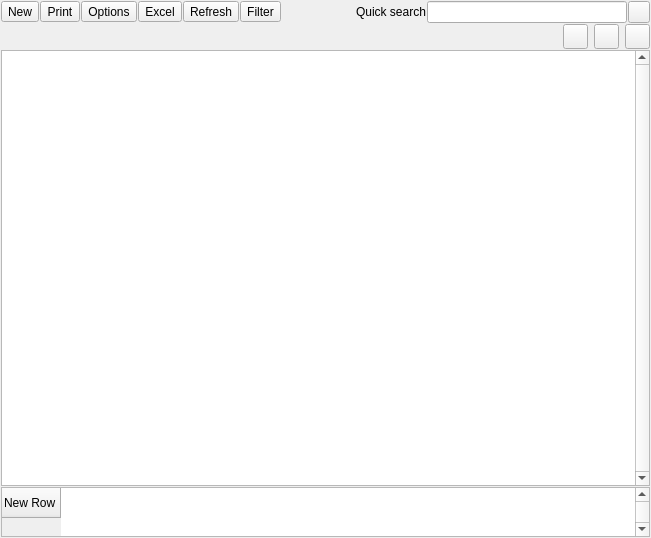
<?xml version="1.0" encoding="UTF-8"?>
<ui version="4.0">
 <class>WReportGrid</class>
 <widget class="QWidget" name="WReportGrid">
  <property name="geometry">
   <rect>
    <x>0</x>
    <y>0</y>
    <width>651</width>
    <height>538</height>
   </rect>
  </property>
  <property name="minimumSize">
   <size>
    <width>0</width>
    <height>0</height>
   </size>
  </property>
  <property name="maximumSize">
   <size>
    <width>2222</width>
    <height>2222</height>
   </size>
  </property>
  <property name="windowTitle">
   <string>Form</string>
  </property>
  <layout class="QVBoxLayout" name="verticalLayout">
   <property name="spacing">
    <number>1</number>
   </property>
   <property name="leftMargin">
    <number>1</number>
   </property>
   <property name="topMargin">
    <number>1</number>
   </property>
   <property name="rightMargin">
    <number>1</number>
   </property>
   <property name="bottomMargin">
    <number>1</number>
   </property>
   <item>
    <widget class="QWidget" name="wToolbar" native="true">
     <property name="sizePolicy">
      <sizepolicy hsizetype="Preferred" vsizetype="Minimum">
       <horstretch>0</horstretch>
       <verstretch>0</verstretch>
      </sizepolicy>
     </property>
     <property name="minimumSize">
      <size>
       <width>0</width>
       <height>0</height>
      </size>
     </property>
     <property name="maximumSize">
      <size>
       <width>16777215</width>
       <height>2222</height>
      </size>
     </property>
     <layout class="QHBoxLayout" name="horizontalLayout">
      <property name="spacing">
       <number>1</number>
      </property>
      <property name="leftMargin">
       <number>0</number>
      </property>
      <property name="topMargin">
       <number>0</number>
      </property>
      <property name="rightMargin">
       <number>0</number>
      </property>
      <property name="bottomMargin">
       <number>0</number>
      </property>
      <item>
       <widget class="QToolButton" name="btnNew">
        <property name="focusPolicy">
         <enum>Qt::NoFocus</enum>
        </property>
        <property name="text">
         <string>New</string>
        </property>
        <property name="icon">
         <iconset resource="res.qrc">
          <normaloff>:/images/new.png</normaloff>:/images/new.png</iconset>
        </property>
        <property name="toolButtonStyle">
         <enum>Qt::ToolButtonTextUnderIcon</enum>
        </property>
       </widget>
      </item>
      <item>
       <widget class="QToolButton" name="btnPrint">
        <property name="focusPolicy">
         <enum>Qt::NoFocus</enum>
        </property>
        <property name="text">
         <string>Print</string>
        </property>
        <property name="icon">
         <iconset resource="res.qrc">
          <normaloff>:/images/printer.png</normaloff>:/images/printer.png</iconset>
        </property>
        <property name="toolButtonStyle">
         <enum>Qt::ToolButtonTextUnderIcon</enum>
        </property>
       </widget>
      </item>
      <item>
       <widget class="QToolButton" name="btnConfigGrid">
        <property name="focusPolicy">
         <enum>Qt::NoFocus</enum>
        </property>
        <property name="text">
         <string>Options</string>
        </property>
        <property name="icon">
         <iconset resource="res.qrc">
          <normaloff>:/images/settings.png</normaloff>:/images/settings.png</iconset>
        </property>
        <property name="toolButtonStyle">
         <enum>Qt::ToolButtonTextUnderIcon</enum>
        </property>
       </widget>
      </item>
      <item>
       <widget class="QToolButton" name="btnExcel">
        <property name="focusPolicy">
         <enum>Qt::NoFocus</enum>
        </property>
        <property name="text">
         <string>Excel</string>
        </property>
        <property name="icon">
         <iconset resource="res.qrc">
          <normaloff>:/images/excel.png</normaloff>:/images/excel.png</iconset>
        </property>
        <property name="toolButtonStyle">
         <enum>Qt::ToolButtonTextUnderIcon</enum>
        </property>
       </widget>
      </item>
      <item>
       <widget class="QToolButton" name="btnRefresh">
        <property name="focusPolicy">
         <enum>Qt::NoFocus</enum>
        </property>
        <property name="text">
         <string>Refresh</string>
        </property>
        <property name="icon">
         <iconset resource="res.qrc">
          <normaloff>:/images/refresh.png</normaloff>:/images/refresh.png</iconset>
        </property>
        <property name="toolButtonStyle">
         <enum>Qt::ToolButtonTextUnderIcon</enum>
        </property>
       </widget>
      </item>
      <item>
       <widget class="QToolButton" name="btnFilter">
        <property name="focusPolicy">
         <enum>Qt::NoFocus</enum>
        </property>
        <property name="text">
         <string>Filter</string>
        </property>
        <property name="icon">
         <iconset resource="res.qrc">
          <normaloff>:/images/funnel.png</normaloff>:/images/funnel.png</iconset>
        </property>
        <property name="toolButtonStyle">
         <enum>Qt::ToolButtonTextUnderIcon</enum>
        </property>
       </widget>
      </item>
      <item>
       <layout class="QHBoxLayout" name="hlToolbar">
        <property name="spacing">
         <number>2</number>
        </property>
       </layout>
      </item>
      <item>
       <spacer name="spacer">
        <property name="orientation">
         <enum>Qt::Horizontal</enum>
        </property>
        <property name="sizeHint" stdset="0">
         <size>
          <width>986</width>
          <height>20</height>
         </size>
        </property>
       </spacer>
      </item>
      <item>
       <widget class="QLabel" name="label">
        <property name="text">
         <string>Quick search</string>
        </property>
       </widget>
      </item>
      <item>
       <widget class="QLineEdit" name="leQuickSearch">
        <property name="minimumSize">
         <size>
          <width>200</width>
          <height>0</height>
         </size>
        </property>
        <property name="focusPolicy">
         <enum>Qt::ClickFocus</enum>
        </property>
       </widget>
      </item>
      <item>
       <widget class="QPushButton" name="btnClearQuickSearch">
        <property name="minimumSize">
         <size>
          <width>22</width>
          <height>22</height>
         </size>
        </property>
        <property name="maximumSize">
         <size>
          <width>22</width>
          <height>22</height>
         </size>
        </property>
        <property name="focusPolicy">
         <enum>Qt::NoFocus</enum>
        </property>
        <property name="text">
         <string/>
        </property>
        <property name="icon">
         <iconset resource="res.qrc">
          <normaloff>:/images/remove_filter.png</normaloff>:/images/remove_filter.png</iconset>
        </property>
        <property name="iconSize">
         <size>
          <width>12</width>
          <height>12</height>
         </size>
        </property>
       </widget>
      </item>
     </layout>
    </widget>
   </item>
   <item>
    <widget class="QWidget" name="wFilter" native="true">
     <property name="sizePolicy">
      <sizepolicy hsizetype="Preferred" vsizetype="Expanding">
       <horstretch>0</horstretch>
       <verstretch>0</verstretch>
      </sizepolicy>
     </property>
     <property name="styleSheet">
      <string notr="true"/>
     </property>
     <layout class="QHBoxLayout" name="horizontalLayout_2">
      <property name="sizeConstraint">
       <enum>QLayout::SetMinimumSize</enum>
      </property>
      <property name="leftMargin">
       <number>0</number>
      </property>
      <property name="topMargin">
       <number>0</number>
      </property>
      <property name="rightMargin">
       <number>0</number>
      </property>
      <property name="bottomMargin">
       <number>0</number>
      </property>
      <item>
       <widget class="QWidget" name="widget" native="true">
        <property name="sizePolicy">
         <sizepolicy hsizetype="Preferred" vsizetype="Expanding">
          <horstretch>0</horstretch>
          <verstretch>0</verstretch>
         </sizepolicy>
        </property>
        <property name="styleSheet">
         <string notr="true"/>
        </property>
        <layout class="QHBoxLayout" name="horizontalLayout_3">
         <property name="leftMargin">
          <number>0</number>
         </property>
         <property name="topMargin">
          <number>0</number>
         </property>
         <property name="rightMargin">
          <number>0</number>
         </property>
         <property name="bottomMargin">
          <number>0</number>
         </property>
         <item>
          <layout class="QHBoxLayout" name="filterLayout">
           <property name="sizeConstraint">
            <enum>QLayout::SetDefaultConstraint</enum>
           </property>
           <property name="leftMargin">
            <number>1</number>
           </property>
           <property name="topMargin">
            <number>2</number>
           </property>
           <property name="rightMargin">
            <number>1</number>
           </property>
           <property name="bottomMargin">
            <number>2</number>
           </property>
          </layout>
         </item>
        </layout>
        <zorder></zorder>
       </widget>
      </item>
      <item>
       <widget class="QPushButton" name="btnApplyFilter">
        <property name="minimumSize">
         <size>
          <width>25</width>
          <height>25</height>
         </size>
        </property>
        <property name="maximumSize">
         <size>
          <width>25</width>
          <height>25</height>
         </size>
        </property>
        <property name="text">
         <string/>
        </property>
        <property name="icon">
         <iconset resource="res.qrc">
          <normaloff>:/images/goto.png</normaloff>:/images/goto.png</iconset>
        </property>
       </widget>
      </item>
      <item>
       <widget class="QPushButton" name="btnHelp">
        <property name="minimumSize">
         <size>
          <width>25</width>
          <height>25</height>
         </size>
        </property>
        <property name="maximumSize">
         <size>
          <width>25</width>
          <height>25</height>
         </size>
        </property>
        <property name="text">
         <string/>
        </property>
        <property name="icon">
         <iconset resource="res.qrc">
          <normaloff>:/images/help.png</normaloff>:/images/help.png</iconset>
        </property>
       </widget>
      </item>
      <item>
       <widget class="QPushButton" name="btnHideFilter">
        <property name="minimumSize">
         <size>
          <width>25</width>
          <height>25</height>
         </size>
        </property>
        <property name="maximumSize">
         <size>
          <width>25</width>
          <height>25</height>
         </size>
        </property>
        <property name="focusPolicy">
         <enum>Qt::NoFocus</enum>
        </property>
        <property name="text">
         <string/>
        </property>
        <property name="icon">
         <iconset resource="res.qrc">
          <normaloff>:/images/cancel.png</normaloff>:/images/cancel.png</iconset>
        </property>
       </widget>
      </item>
     </layout>
    </widget>
   </item>
   <item>
    <widget class="QTableView" name="tblMain">
     <property name="sizePolicy">
      <sizepolicy hsizetype="Expanding" vsizetype="Expanding">
       <horstretch>0</horstretch>
       <verstretch>3</verstretch>
      </sizepolicy>
     </property>
     <property name="focusPolicy">
      <enum>Qt::NoFocus</enum>
     </property>
     <property name="verticalScrollBarPolicy">
      <enum>Qt::ScrollBarAlwaysOn</enum>
     </property>
     <property name="horizontalScrollBarPolicy">
      <enum>Qt::ScrollBarAlwaysOff</enum>
     </property>
     <property name="editTriggers">
      <set>QAbstractItemView::NoEditTriggers</set>
     </property>
     <property name="wordWrap">
      <bool>false</bool>
     </property>
     <attribute name="verticalHeaderDefaultSectionSize">
      <number>21</number>
     </attribute>
    </widget>
   </item>
   <item>
    <widget class="EQTableWidget" name="tblTotals">
     <property name="sizePolicy">
      <sizepolicy hsizetype="Expanding" vsizetype="Expanding">
       <horstretch>0</horstretch>
       <verstretch>1</verstretch>
      </sizepolicy>
     </property>
     <property name="maximumSize">
      <size>
       <width>16777215</width>
       <height>50</height>
      </size>
     </property>
     <property name="focusPolicy">
      <enum>Qt::NoFocus</enum>
     </property>
     <property name="verticalScrollBarPolicy">
      <enum>Qt::ScrollBarAlwaysOn</enum>
     </property>
     <property name="horizontalScrollBarPolicy">
      <enum>Qt::ScrollBarAsNeeded</enum>
     </property>
     <property name="editTriggers">
      <set>QAbstractItemView::NoEditTriggers</set>
     </property>
     <attribute name="horizontalHeaderVisible">
      <bool>false</bool>
     </attribute>
     <row>
      <property name="text">
       <string>New Row</string>
      </property>
     </row>
    </widget>
   </item>
  </layout>
 </widget>
 <customwidgets>
  <customwidget>
   <class>EQTableWidget</class>
   <extends>QTableWidget</extends>
   <header location="global">eqtablewidget.h</header>
  </customwidget>
 </customwidgets>
 <resources>
  <include location="res.qrc"/>
 </resources>
 <connections/>
</ui>
